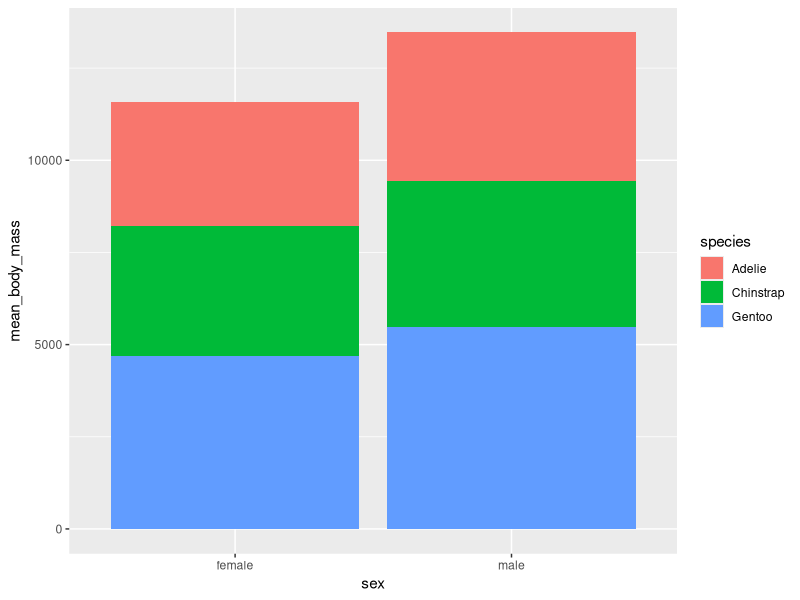
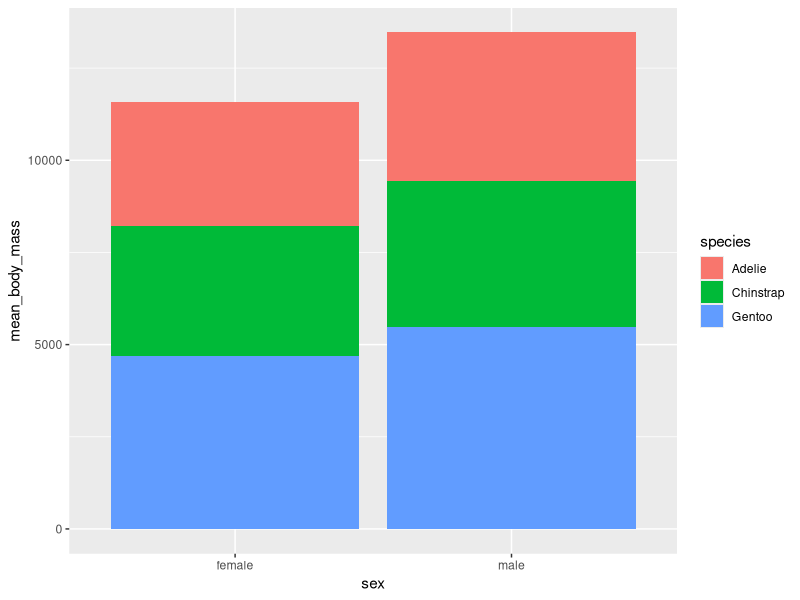
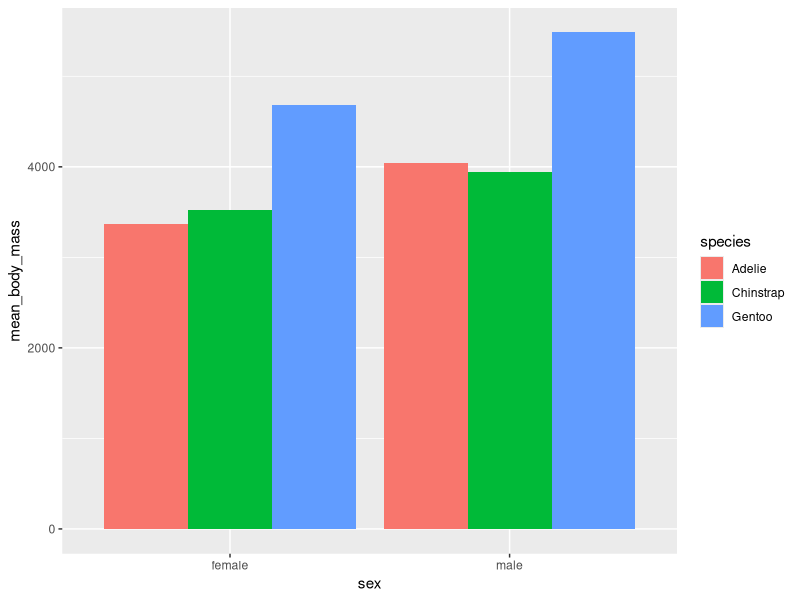
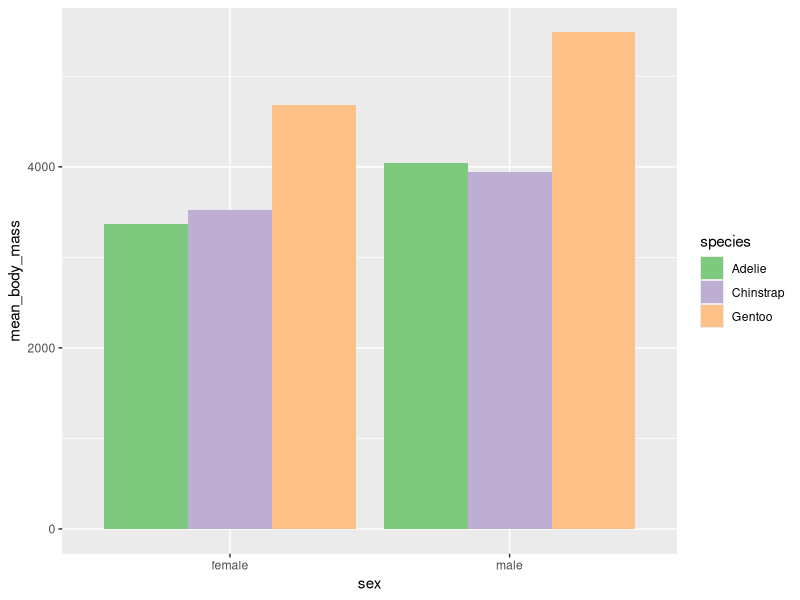
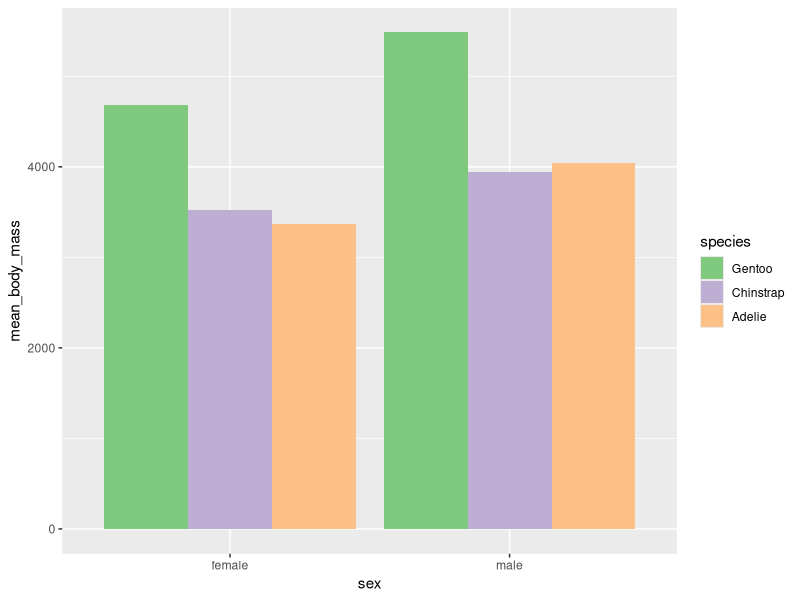
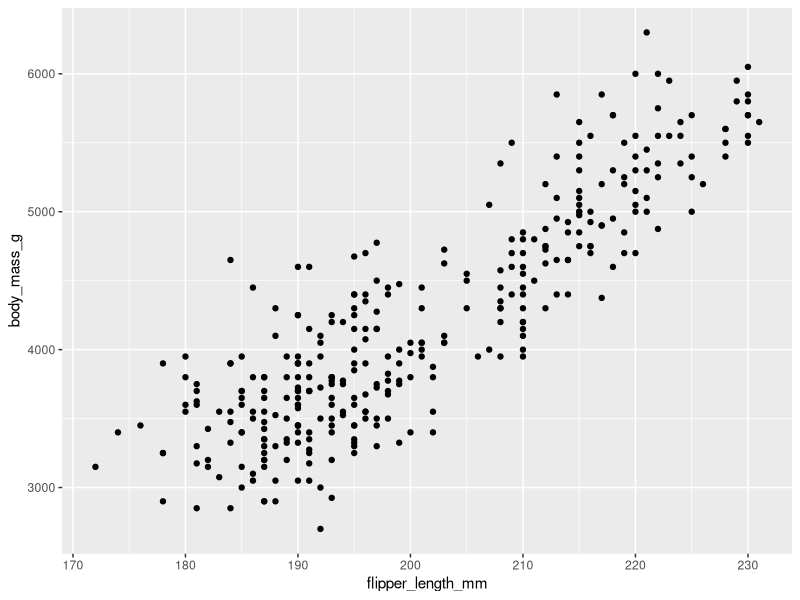
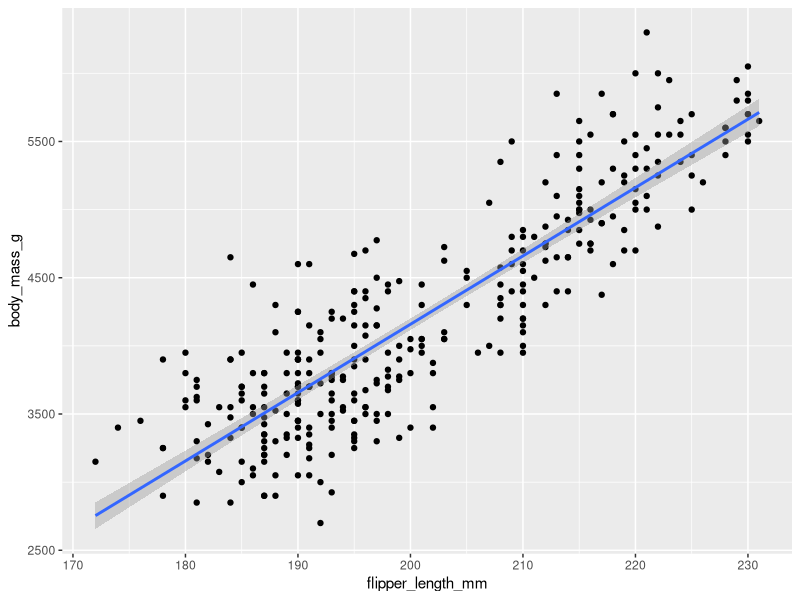

Write R code to recreate these figures, in order.
## ---- chunk 1
# keep this chunk in all your RMarkdown scripts
knitr::opts_chunk$set(echo = TRUE)
knitr::opts_chunk$set(tidy.opts = list(width.cutoff = 60), tidy = TRUE)
## ---- chunk 2
# List required packages
library(tidyverse)
library(ggplot2)
library(forcats)

## ---- chunk 3
# load the palmerpenguins data
# this time, you can use the cleaned dataset called 'penguins'
library(palmerpenguins)
data(penguins)

## ---- chunk 4
# Create a ggplot bar chart with sex on the x-axis, mean body mass on the y-axis, and bar fill color for species. Be sure to exclude rows with NAs for body mass before plotting. Note the default placement of the grouped bars on the plot
na.omit(penguins) %>% 
  group_by(sex, species) %>%
  summarize(mean_body_mass = mean(body_mass_g)) %>%
  ggplot(aes(x = sex, y = mean_body_mass, fill = species)) +
  geom_col()


# Explore the different effect of putting species within the aes() function vs. outside
na.omit(penguins) %>% 
  group_by(sex, species) %>%
  summarize(mean_body_mass = mean(body_mass_g)) %>%
  ggplot(aes(x = sex, y = mean_body_mass)) +
  geom_bar(stat = "identity", aes(fill = species))


# Modify your code from above to have the bars for each species appear side-by-side ("dodged" instead of on top of each other ("stacked")
na.omit(penguins) %>% 
  group_by(sex, species) %>%
  summarize(mean_body_mass = mean(body_mass_g)) %>%
  ggplot(aes(x = sex, y = mean_body_mass, fill = species)) +
  geom_bar(stat = "identity", position = "dodge")


# Change the fill colors by applying a custom palette. You can do this in many ways. One easy way is to add a function scale_fill_brewer() to your ggplot command to adjust the color scale. You can look up the help for this function to see available palette names for different kinds of scales (diverging, qualitative, sequential). Add this function and use palette = "Accent" or any of the other palettes. 
na.omit(penguins) %>% 
  group_by(sex, species) %>%
  summarize(mean_body_mass = mean(body_mass_g)) %>%
  ggplot(aes(x = sex, y = mean_body_mass, fill = species)) +
  geom_bar(stat = "identity", position = "dodge") +
  scale_fill_brewer(palette = "Accent" )

## ---- chunk 5

# By default, the order in which species are plotted within each sex is based on their alphabetical order given the species names. Now let's change this order and plot species by their mean body mass, in descending order, within each sex. This can be achieved by reordering the "species" factor variable by the mean body mass for each species using the function fct_reorder from the forcats package. Install the pacakge and make sure you load it into your environment before proceeding. See if you can figure out what goes into the fct_reorder function by using the R help for the function. Tip: you can use desc() to reverse the order from ascending to descending. 

# Note: The fct_reorder function sorts by overall mean across both sexes, which is usually what we want, as changing the order of species for each category on the x-axis would get confusing. 

penguins %>% 
  drop_na() %>% 
  group_by(sex, species) %>% 
  summarize(mean_body_mass = mean(body_mass_g, na.rm = TRUE), 
            sd_body_mass = sd(body_mass_g, na.rm = TRUE)) %>% 
  mutate(species = fct_reorder(species, desc(mean_body_mass))) %>%
  ggplot(aes(x = sex, y = mean_body_mass, fill = species)) + 
  geom_col(position = "dodge") + 
  scale_fill_brewer(palette = "Accent")


## ---- chunk 6
# Create a scatterplot of flipper length by body mass for all samples
na.omit(penguins) %>%
  ggplot(aes(x = flipper_length_mm, y = body_mass_g)) +
  geom_point()


## ---- chunk 7

na.omit(penguins) %>%
  ggplot(aes(x = flipper_length_mm, y = body_mass_g)) +
  geom_point() +
  geom_smooth(method = "lm")


